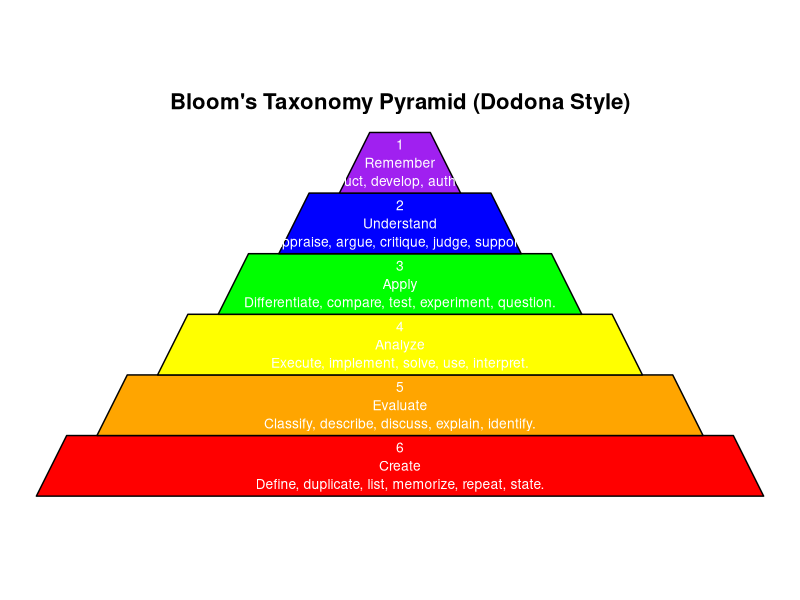

Here is the R script that generated this plot:
library(ggplot2)
install.packages("dplyr")
library(dplyr)


# Define pyramid levels, colors, and labels
pyramid_data <- data.frame(
  level = factor(c("Create", "Evaluate", "Analyze", "Apply", "Understand", "Remember"),
                 levels = rev(c("Remember", "Understand", "Apply", "Analyze", "Evaluate", "Create"))),
  number = 6:1,
  keywords = c(
    "Define, duplicate, list, memorize, repeat, state.",
    "Classify, describe, discuss, explain, identify.",
    "Execute, implement, solve, use, interpret.",
    "Differentiate, compare, test, experiment, question.",
    "Appraise, argue, critique, judge, support.",
    "Design, construct, develop, author, investigate."
  ),
  color = rev(c("purple", "blue", "green", "yellow", "orange", "red"))
)

# Build polygon coordinates for each level
create_layer <- function(n, total_layers = 6) {
  y_bottom <- n - 1
  y_top <- n
  width_bottom <- 6 + 1 - n
  width_top <- 6 + 1 - n - 0.5

  data.frame(
    x = c(-width_bottom, width_bottom, width_top, -width_top),
    y = c(y_bottom, y_bottom, y_top, y_top),
    group = n
  )
}

# Combine all pyramid layer polygons
polygon_data <- do.call(rbind, lapply(1:6, function(i) {
  layer <- create_layer(i)
  layer$level <- as.character(pyramid_data$level[i])
  layer$fill <- pyramid_data$color[i]
  layer$label <- paste0(pyramid_data$number[i], "\n", pyramid_data$level[i], "\n", pyramid_data$keywords[i])
  layer
}))

# Plot
ggplot() +
  geom_polygon(data = polygon_data, aes(x = x, y = y, group = group, fill = fill), color = "black") +
  geom_text(data = polygon_data %>%
              group_by(group) %>%
              summarize(x = 0, y = mean(y), label = first(label)),
            aes(x = x, y = y, label = label), size = 3.5, color = "white", lineheight = 1.1) +
  scale_fill_identity() +
  coord_fixed() +
  theme_void() +
  ggtitle("Bloom's Taxonomy Pyramid (Dodona Style)") +
  theme(plot.title = element_text(hjust = 0.5, face = "bold", size = 16))
